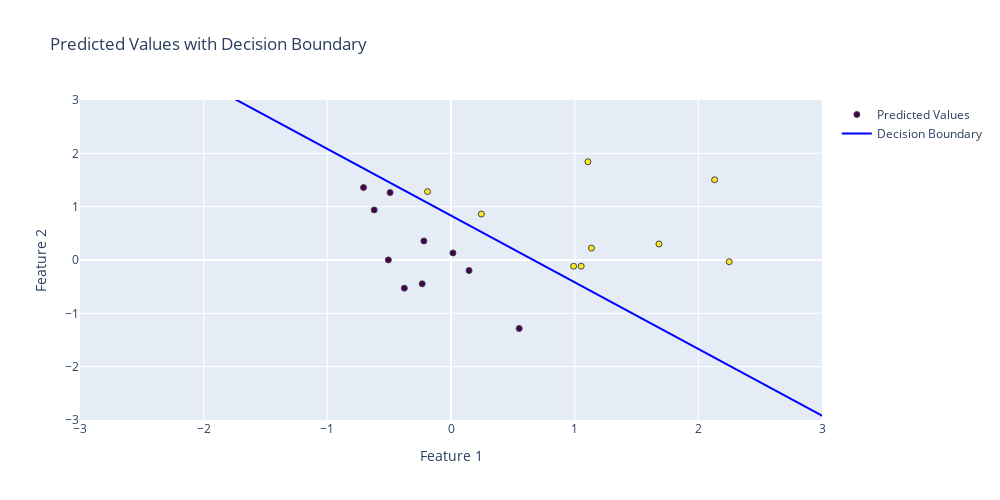

The code cell stored with this chart in its notebook:
### Markdown cell above
On the charts above, we can see actual and predicted data classification. Now it would be great to see hyperplane or decision boundary on the chart above.
Equasion of decision boundary for 2 feature classification will be:

$$\omega0 \cdot x0 + \omega1 \cdot x1 + b = 0$$

### Code cell
import numpy as np
import plotly.graph_objects as go

# Assume w, b, X, and predictions are already defined as in your previous context

# Create x_range and calculate y_range for the decision boundary
x_range = np.linspace(-5, 5, 100)
y_range = (-w[0] * x_range + b) / w[1]

# Create a Plotly figure
fig = go.Figure()

# Add scatter plot for predicted values
fig.add_trace(go.Scatter(x=X[:, 0], y=X[:, 1], mode='markers',
                         marker=dict(color=predictions, colorscale='Viridis', line=dict(width=1)),
                         name='Predicted Values'))

# Add line plot for the decision boundary
fig.add_trace(go.Scatter(x=x_range, y=y_range, mode='lines',
                         line=dict(color='blue'),
                         name='Decision Boundary'))

# Update layout
fig.update_layout(title='Predicted Values with Decision Boundary',
                  xaxis=dict(range=[-3, 3], title='Feature 1'),
                  yaxis=dict(range=[-3, 3], title='Feature 2'),
                  width=1000, height=500)

# Display the plot
fig.show()

### Figure 1 — Plotly figure (JSON) as saved in the notebook; plotly's stock layout.template omitted (floating-point values rounded to 4 significant figures)
{"data": [{"marker": {"color": [-1, -1, -1, -1, -1, -1, 1, 1, -1, -1, 1, 1, 1, 1, -1, 1, 1, -1, 1, 1], "colorscale": [[0, "#440154"], [0.1111, "#482878"], [0.2222, "#3e4989"], [0.3333, "#31688e"], [0.4444, "#26828e"], [0.5556, "#1f9e89"], [0.6667, "#35b779"], [0.7778, "#6ece58"], [0.8889, "#b5de2b"], [1, "#fde725"]], "line": {"width": 1}}, "mode": "markers", "name": "Predicted Values", "type": "scatter", "x": [-0.4926, -0.7073, -0.5066, -0.621, -0.3776, 0.0157, 2.25, 1.107, -0.2329, 0.5514, 1.053, 1.136, 2.132, 0.2458, 0.1458, -0.1894, 1.681, -0.2192, 0.9916, 3.1], "y": [1.264, 1.358, 0.001708, 0.9388, -0.5283, 0.1323, -0.03253, 1.842, -0.4466, -1.284, -0.1158, 0.2233, 1.505, 0.8616, -0.1975, 1.282, 0.3008, 0.3562, -0.1168, 1.761]}, {"line": {"color": "blue"}, "mode": "lines", "name": "Decision Boundary", "type": "scatter", "x": [-5, -4.899, -4.798, -4.697, -4.596, -4.495, -4.394, -4.293, -4.192, -4.091, -3.99, -3.889, -3.788, -3.687, -3.586, -3.485, -3.384, -3.283, -3.182, -3.081, -2.98, -2.879, -2.778, -2.677, -2.576, -2.475, -2.374, -2.273, -2.172, -2.071, -1.97, -1.869, -1.768, -1.667, -1.566, -1.465, -1.364, -1.263, -1.162, -1.061, -0.9596, -0.8586, -0.7576, -0.6566, -0.5556, -0.4545, -0.3535, -0.2525, -0.1515, -0.05051, 0.05051, 0.1515, 0.2525, 0.3535, 0.4545, 0.5556, 0.6566, 0.7576, 0.8586, 0.9596, 1.061, 1.162, 1.263, 1.364, 1.465, 1.566, 1.667, 1.768, 1.869, 1.97, 2.071, 2.172, 2.273, 2.374, 2.475, 2.576, 2.677, 2.778, 2.879, 2.98, 3.081, 3.182, 3.283, 3.384, 3.485, 3.586, 3.687, 3.788, 3.889, 3.99, 4.091, 4.192, 4.293, 4.394, 4.495, 4.596, 4.697, 4.798, 4.899, 5], "y": [7.083, 6.957, 6.831, 6.705, 6.578, 6.452, 6.326, 6.199, 6.073, 5.947, 5.821, 5.694, 5.568, 5.442, 5.316, 5.189, 5.063, 4.937, 4.811, 4.684, 4.558, 4.432, 4.306, 4.179, 4.053, 3.927, 3.801, 3.674, 3.548, 3.422, 3.295, 3.169, 3.043, 2.917, 2.79, 2.664, 2.538, 2.412, 2.285, 2.159, 2.033, 1.907, 1.78, 1.654, 1.528, 1.402, 1.275, 1.149, 1.023, 0.8965, 0.7702, 0.6439, 0.5177, 0.3914, 0.2652, 0.1389, 0.01263, -0.1136, -0.2399, -0.3662, -0.4924, -0.6187, -0.7449, -0.8712, -0.9975, -1.124, -1.25, -1.376, -1.503, -1.629, -1.755, -1.881, -2.008, -2.134, -2.26, -2.386, -2.513, -2.639, -2.765, -2.891, -3.018, -3.144, -3.27, -3.396, -3.523, -3.649, -3.775, -3.902, -4.028, -4.154, -4.28, -4.407, -4.533, -4.659, -4.785, -4.912, -5.038, -5.164, -5.29, -5.417]}], "layout": {"height": 500, "title": {"text": "Predicted Values with Decision Boundary"}, "width": 1000, "xaxis": {"range": [-3, 3], "title": {"text": "Feature 1"}}, "yaxis": {"range": [-3, 3], "title": {"text": "Feature 2"}}}}
